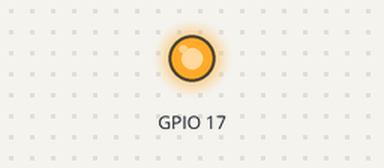
The program below on a simulated Raspberry Pi (BCM pin numbers). Shown: output pins drawn as LEDs (lit = HIGH). At 10.0 s the program stops and its outputs stay as they are.

Above: at 0.1 s.
At 10.1 s:
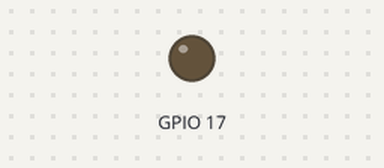
Timing chart, 0 to 11.5 s (numbered marks = the images above):
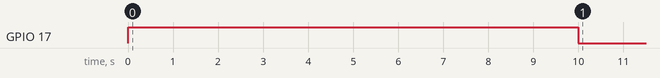

The program:

ledtest.py
```python
import RPi.GPIO as GPIO
import time

GPIO.setmode(GPIO.BCM)
GPIO.setup(17, GPIO.OUT) # GPIO17 for LED

GPIO.output(17,GPIO.HIGH)
time.sleep(10)
GPIO.output(17,GPIO.LOW)

GPIO.cleanup()

## *********

##GPIO.setmode(GPIO.BCM)
##GPIO.setup(17, GPIO.OUT) # GPIO17 for LED
##GPIO.setup(24, GPIO.IN, pull_up_down = GPIO.PUD_DOWN)
##
##while True:
##    GPIO.wait_for_edge(24,GPIO.FALLING)
##    GPIO.output(17, GPIO.HIGH)
##    GPIO.wait_for_edge(24,GPIO.RISING)
##    GPIO.output(17, GPIO.LOW)
##
##GPIO.cleanup()
```
